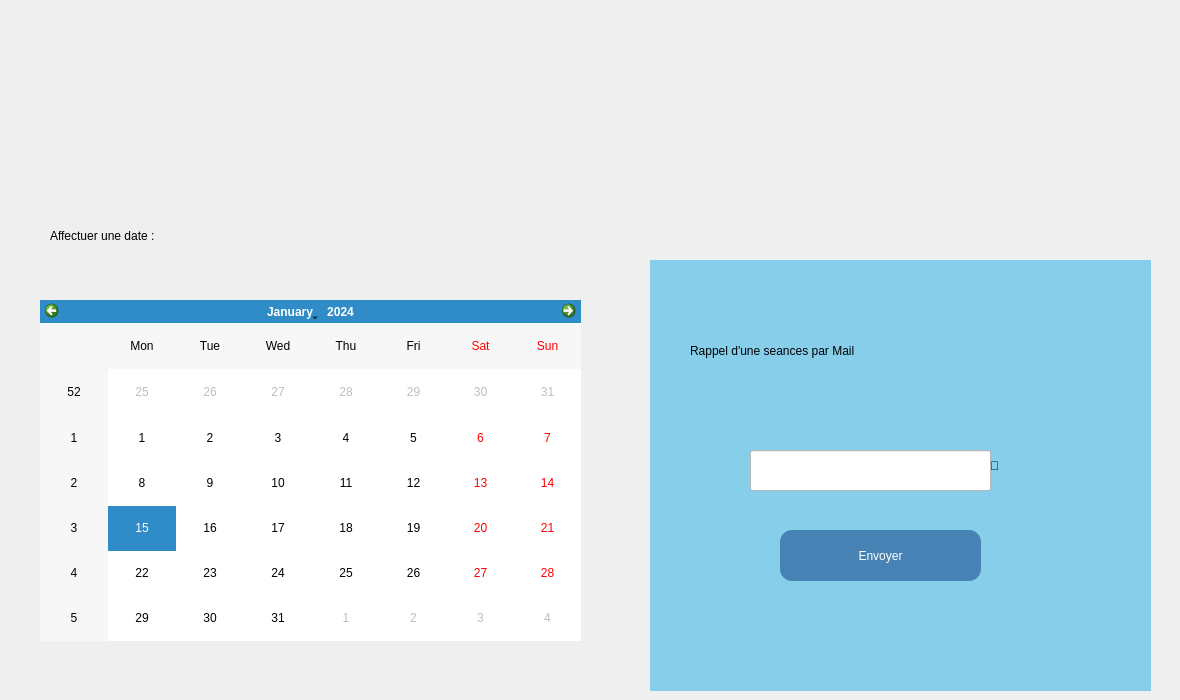
      <widget class="QWidget" name="tab_9">
       <attribute name="title">
        <string>Autres Métiers</string>
       </attribute>
       <widget class="QLabel" name="label_69">
        <property name="geometry">
         <rect>
          <x>50</x>
          <y>10</y>
          <width>1121</width>
          <height>181</height>
         </rect>
        </property>
        <property name="text">
         <string/>
        </property>
        <property name="pixmap">
         <pixmap>../../Downloads/WhatsApp Image 2025-09-24 at 15.27.43.jpeg</pixmap>
        </property>
       </widget>
       <widget class="QCalendarWidget" name="calendarWidget_3">
        <property name="geometry">
         <rect>
          <x>40</x>
          <y>300</y>
          <width>541</width>
          <height>341</height>
         </rect>
        </property>
       </widget>
       <widget class="QLabel" name="label_70">
        <property name="geometry">
         <rect>
          <x>50</x>
          <y>210</y>
          <width>381</width>
          <height>51</height>
         </rect>
        </property>
        <property name="styleSheet">
         <string notr="true">font: 900 16pt &quot;Segoe UI&quot;;</string>
        </property>
        <property name="text">
         <string>Affectuer une date :</string>
        </property>
       </widget>
       <widget class="QWidget" name="widget_3" native="true">
        <property name="geometry">
         <rect>
          <x>650</x>
          <y>260</y>
          <width>501</width>
          <height>431</height>
         </rect>
        </property>
        <property name="styleSheet">
         <string notr="true">background-color: rgb(135, 206, 235);</string>
        </property>
        <widget class="QLabel" name="label_71">
         <property name="geometry">
          <rect>
           <x>40</x>
           <y>60</y>
           <width>421</width>
           <height>61</height>
          </rect>
         </property>
         <property name="styleSheet">
          <string notr="true">font: 900 16pt &quot;Segoe UI&quot;;</string>
         </property>
         <property name="text">
          <string>Rappel d'une seances par Mail</string>
         </property>
        </widget>
        <widget class="QPushButton" name="pushButton_23">
         <property name="geometry">
          <rect>
           <x>130</x>
           <y>270</y>
           <width>201</width>
           <height>51</height>
          </rect>
         </property>
         <property name="styleSheet">
          <string notr="true">background-color: rgb(70, 130, 180);
font: 14pt &quot;Segoe UI&quot;;
font: 900 12pt &quot;Segoe UI&quot;;

    color: white;                /* لون النص */
    border-radius: 12px;         /* الحواف مدوّرة */
    padding: 8px 16px;  
</string>
         </property>
         <property name="text">
          <string>Envoyer</string>
         </property>
        </widget>
        <widget class="QLabel" name="label_72">
         <property name="geometry">
          <rect>
           <x>340</x>
           <y>170</y>
           <width>141</width>
           <height>71</height>
          </rect>
         </property>
         <property name="styleSheet">
          <string notr="true">font: 20pt &quot;Segoe UI&quot;;</string>
         </property>
         <property name="text">
          <string>📧</string>
         </property>
        </widget>
        <widget class="QLineEdit" name="lineEdit_15">
         <property name="geometry">
          <rect>
           <x>100</x>
           <y>190</y>
           <width>241</width>
           <height>41</height>
          </rect>
         </property>
         <property name="styleSheet">
          <string notr="true">background-color: rgb(255, 255, 255);</string>
         </property>
        </widget>
       </widget>
      </widget>
